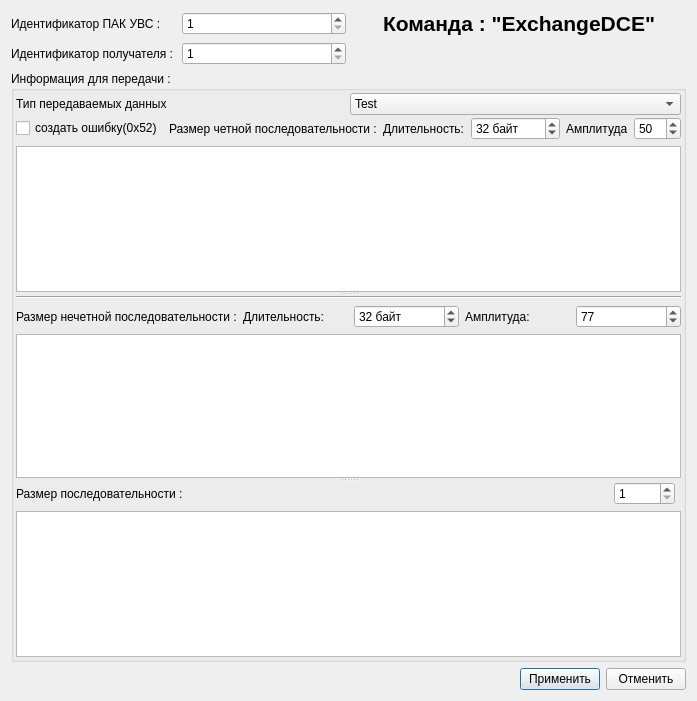
<?xml version="1.0" encoding="UTF-8"?>
<ui version="4.0">
 <class>ExchageDCE_dial</class>
 <widget class="QDialog" name="ExchageDCE_dial">
  <property name="geometry">
   <rect>
    <x>0</x>
    <y>0</y>
    <width>684</width>
    <height>701</height>
   </rect>
  </property>
  <property name="windowTitle">
   <string>Dialog</string>
  </property>
  <layout class="QGridLayout" name="gridLayout_2">
   <item row="0" column="0">
    <layout class="QHBoxLayout" name="horizontalLayout">
     <item>
      <widget class="QLabel" name="label_7">
       <property name="text">
        <string>Идентификатор ПАК УВС :</string>
       </property>
      </widget>
     </item>
     <item>
      <widget class="QSpinBox" name="sb_DCE_ID">
       <property name="autoFillBackground">
        <bool>true</bool>
       </property>
       <property name="minimum">
        <number>1</number>
       </property>
      </widget>
     </item>
    </layout>
   </item>
   <item row="0" column="1">
    <widget class="QLabel" name="label_13">
     <property name="font">
      <font>
       <pointsize>16</pointsize>
       <weight>75</weight>
       <bold>true</bold>
       <underline>false</underline>
      </font>
     </property>
     <property name="layoutDirection">
      <enum>Qt::RightToLeft</enum>
     </property>
     <property name="text">
      <string>Команда : &quot;ExchangeDCE&quot;</string>
     </property>
     <property name="alignment">
      <set>Qt::AlignCenter</set>
     </property>
    </widget>
   </item>
   <item row="1" column="0">
    <layout class="QHBoxLayout" name="horizontalLayout_2">
     <item>
      <widget class="QLabel" name="label_8">
       <property name="text">
        <string>Идентификатор получателя :</string>
       </property>
      </widget>
     </item>
     <item>
      <widget class="QSpinBox" name="sb_DCE_ID_OPPN">
       <property name="minimumSize">
        <size>
         <width>100</width>
         <height>0</height>
        </size>
       </property>
       <property name="autoFillBackground">
        <bool>true</bool>
       </property>
       <property name="minimum">
        <number>1</number>
       </property>
      </widget>
     </item>
    </layout>
   </item>
   <item row="3" column="0" colspan="2">
    <layout class="QHBoxLayout" name="horizontalLayout_3">
     <item>
      <spacer name="horizontalSpacer">
       <property name="orientation">
        <enum>Qt::Horizontal</enum>
       </property>
       <property name="sizeHint" stdset="0">
        <size>
         <width>40</width>
         <height>20</height>
        </size>
       </property>
      </spacer>
     </item>
     <item>
      <widget class="QPushButton" name="pb_Applay">
       <property name="text">
        <string>Применить</string>
       </property>
      </widget>
     </item>
     <item>
      <widget class="QPushButton" name="pb_Cancel">
       <property name="text">
        <string>Отменить</string>
       </property>
      </widget>
     </item>
    </layout>
   </item>
   <item row="2" column="0" colspan="2">
    <widget class="QGroupBox" name="groupBox">
     <property name="title">
      <string>Информация для передачи :</string>
     </property>
     <layout class="QGridLayout" name="gridLayout_3">
      <property name="leftMargin">
       <number>2</number>
      </property>
      <property name="topMargin">
       <number>2</number>
      </property>
      <property name="rightMargin">
       <number>2</number>
      </property>
      <property name="bottomMargin">
       <number>2</number>
      </property>
      <property name="spacing">
       <number>2</number>
      </property>
      <item row="0" column="0">
       <layout class="QHBoxLayout" name="horizontalLayout_4">
        <item>
         <widget class="QLabel" name="label_3">
          <property name="text">
           <string>Тип передаваемых данных</string>
          </property>
         </widget>
        </item>
        <item>
         <widget class="QComboBox" name="cb_type">
          <property name="currentIndex">
           <number>0</number>
          </property>
          <item>
           <property name="text">
            <string>Test</string>
           </property>
          </item>
          <item>
           <property name="text">
            <string>Raw</string>
           </property>
          </item>
          <item>
           <property name="text">
            <string>File</string>
           </property>
          </item>
          <item>
           <property name="text">
            <string>Chat</string>
           </property>
          </item>
         </widget>
        </item>
       </layout>
      </item>
      <item row="1" column="0">
       <widget class="QSplitter" name="splitter">
        <property name="orientation">
         <enum>Qt::Vertical</enum>
        </property>
        <widget class="QWidget" name="widget_parity" native="true">
         <layout class="QGridLayout" name="gridLayout_4">
          <item row="0" column="3">
           <widget class="QSpinBox" name="sbB_length_parity">
            <property name="enabled">
             <bool>true</bool>
            </property>
            <property name="suffix">
             <string> байт</string>
            </property>
            <property name="minimum">
             <number>1</number>
            </property>
            <property name="maximum">
             <number>10000</number>
            </property>
            <property name="value">
             <number>32</number>
            </property>
            <property name="displayIntegerBase">
             <number>10</number>
            </property>
           </widget>
          </item>
          <item row="0" column="2">
           <widget class="QLabel" name="label_4">
            <property name="text">
             <string>Длительность:</string>
            </property>
           </widget>
          </item>
          <item row="0" column="1">
           <widget class="QLabel" name="label">
            <property name="text">
             <string>Размер четной последовательности :</string>
            </property>
           </widget>
          </item>
          <item row="0" column="4">
           <widget class="QLabel" name="label_6">
            <property name="text">
             <string>Амплитуда</string>
            </property>
           </widget>
          </item>
          <item row="0" column="5">
           <widget class="QSpinBox" name="sbB_ampl_parity">
            <property name="suffix">
             <string/>
            </property>
            <property name="minimum">
             <number>1</number>
            </property>
            <property name="maximum">
             <number>256</number>
            </property>
            <property name="value">
             <number>50</number>
            </property>
           </widget>
          </item>
          <item row="0" column="0">
           <widget class="QCheckBox" name="chB_err_add">
            <property name="text">
             <string>создать ошибку(0x52)</string>
            </property>
           </widget>
          </item>
          <item row="1" column="0" colspan="6">
           <widget class="QTextEdit" name="te_Data_parity"/>
          </item>
         </layout>
        </widget>
        <widget class="QWidget" name="widget_no_parity" native="true">
         <layout class="QGridLayout" name="gridLayout_5">
          <item row="1" column="0">
           <widget class="QLabel" name="label_2">
            <property name="text">
             <string>Размер нечетной последовательности :</string>
            </property>
           </widget>
          </item>
          <item row="1" column="1">
           <widget class="QLabel" name="label_5">
            <property name="text">
             <string>Длительность:</string>
            </property>
           </widget>
          </item>
          <item row="1" column="2">
           <widget class="QSpinBox" name="sbB_length_noparity">
            <property name="enabled">
             <bool>true</bool>
            </property>
            <property name="suffix">
             <string> байт</string>
            </property>
            <property name="minimum">
             <number>1</number>
            </property>
            <property name="maximum">
             <number>256</number>
            </property>
            <property name="value">
             <number>32</number>
            </property>
           </widget>
          </item>
          <item row="1" column="3">
           <widget class="QLabel" name="label_9">
            <property name="text">
             <string>Амплитуда:</string>
            </property>
           </widget>
          </item>
          <item row="1" column="4">
           <widget class="QSpinBox" name="sbB_ampl_noparity">
            <property name="suffix">
             <string/>
            </property>
            <property name="minimum">
             <number>1</number>
            </property>
            <property name="maximum">
             <number>256</number>
            </property>
            <property name="value">
             <number>77</number>
            </property>
           </widget>
          </item>
          <item row="2" column="0" colspan="5">
           <widget class="QTextEdit" name="te_Data_noparity"/>
          </item>
          <item row="0" column="0" colspan="5">
           <widget class="Line" name="line">
            <property name="orientation">
             <enum>Qt::Horizontal</enum>
            </property>
           </widget>
          </item>
         </layout>
        </widget>
        <widget class="QWidget" name="widget_normal" native="true">
         <layout class="QGridLayout" name="gridLayout">
          <item row="0" column="2">
           <widget class="QSpinBox" name="sbB_length_general">
            <property name="enabled">
             <bool>true</bool>
            </property>
            <property name="suffix">
             <string/>
            </property>
            <property name="minimum">
             <number>1</number>
            </property>
            <property name="maximum">
             <number>10000</number>
            </property>
           </widget>
          </item>
          <item row="0" column="0">
           <widget class="QLabel" name="label_12">
            <property name="text">
             <string>Размер последовательности :</string>
            </property>
           </widget>
          </item>
          <item row="1" column="0" colspan="4">
           <widget class="QTextEdit" name="te_Data_general"/>
          </item>
          <item row="0" column="1">
           <spacer name="horizontalSpacer_2">
            <property name="orientation">
             <enum>Qt::Horizontal</enum>
            </property>
            <property name="sizeHint" stdset="0">
             <size>
              <width>40</width>
              <height>20</height>
             </size>
            </property>
           </spacer>
          </item>
         </layout>
        </widget>
       </widget>
      </item>
     </layout>
    </widget>
   </item>
  </layout>
 </widget>
 <resources/>
 <connections/>
</ui>
